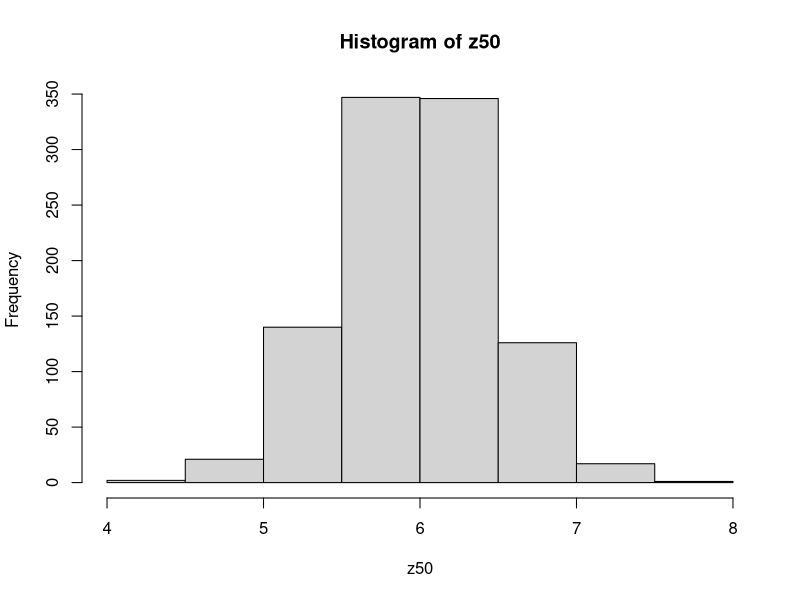
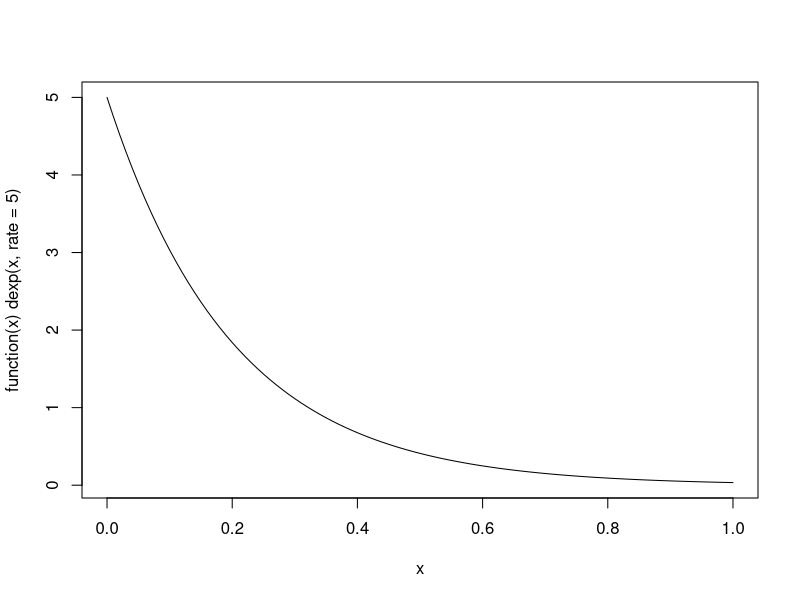
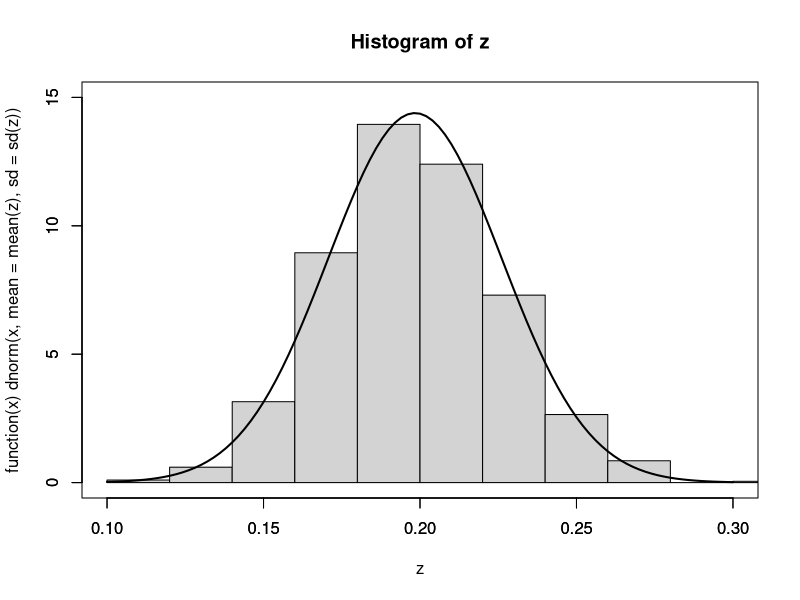
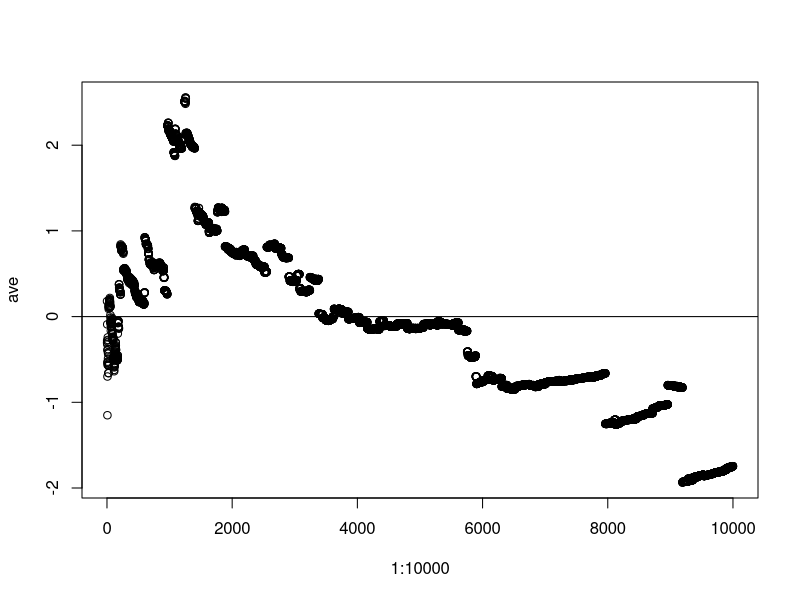
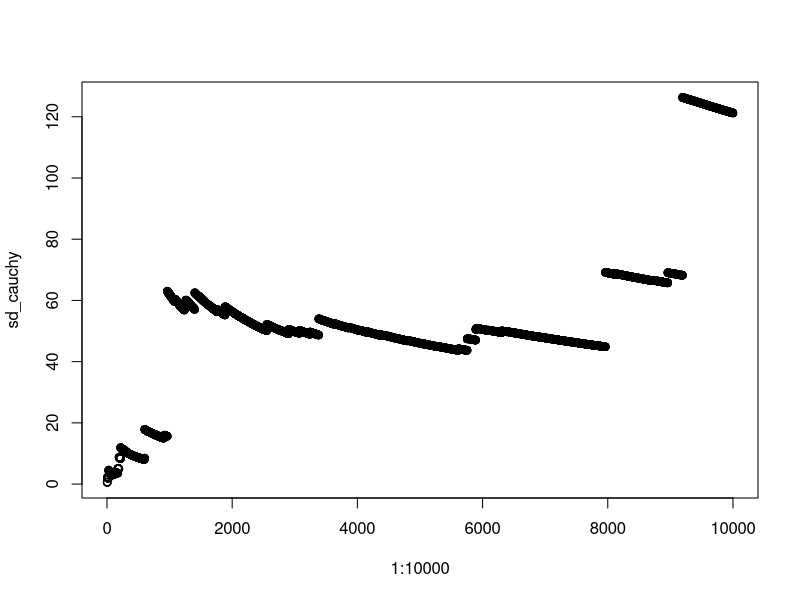

The R source for these figures, in order:
x <- runif(1000*50, min=0, max=12)
xm <- matrix(x, nrow=1000, ncol=50)
z50 <- apply(xm, 1, mean)
hist(z50)

plot(function(x)dexp(x, rate=5))
x <- rexp(1000*50, rate=5)
xm <- matrix(x, nrow=1000, ncol=50)
z <- apply(xm, 1, mean)
hist(z, xlim=c(0.1, 0.3), ylim=c(0, 15), prob=TRUE, ylab = "")
par(new=TRUE)
plot(function(x)dnorm(x, mean=mean(z), sd=sd(z)), xlim=c(0.1, 0.3), ylim=c(0, 15), xlab="", yalb="", lwd=2)

ave <- numeric(10000)
x <- rcauchy(10000)
for(n in 1:10000) ave[n] <- mean(x[1:n])
plot(1:10000, ave)
abline(h=0)

sd_cauchy <- numeric(10000)
for(n in 1:10000) sd_cauchy[n] <- sd(x[1:n])
plot(1:10000, sd_cauchy)
